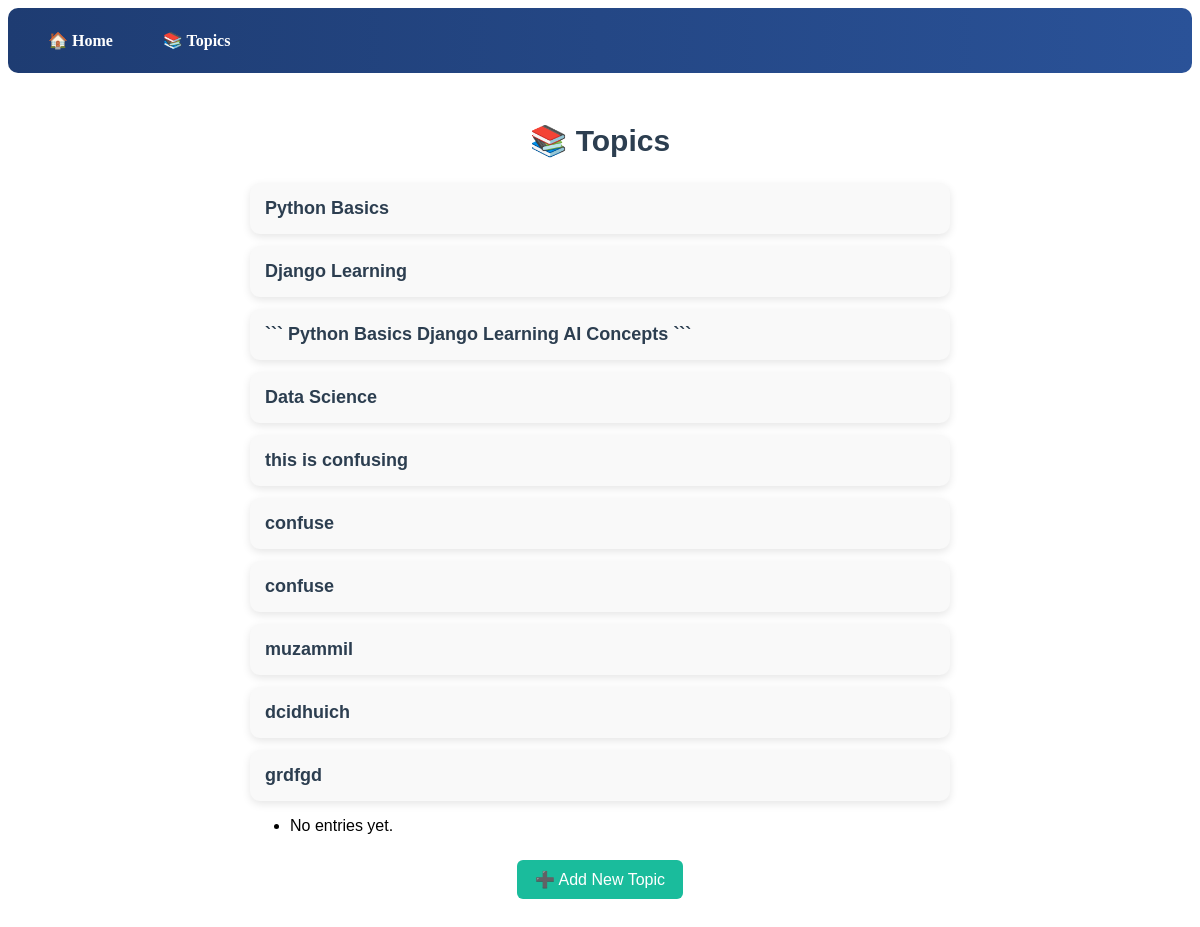
Page /topics/ on the committed database.
### learning_logs/models.py (models this page shows, shortened)
class Topic(models.Model):
    text = models.CharField(max_length=200)
    date_added = models.DateTimeField(auto_now_add=True)

### learning_logs/views.py (the view)
# urls.py: path('topics/', views.topics, name='topics'),
def topics(request):
    topics = Topic.objects.order_by('date_added')
    context = {'topics': topics}
    return render(request, 'learning_logs/topics.html', context)

### learning_logs/models.py (called while the page is built)
    def __str__(self):
        return self.text

### learning_logs/templates/learning_logs/topics.html (shortened to what this page needs)
{% extends 'learning_logs/base.html' %}
{% block content %}
<div class="topics-container">
    <h2 class="topics-title">📚 Topics</h2>
    <ul class="topic-list">
        {% for topic in topics %}
            <li class="topic-item">
                <a href="{% url 'learning_logs:topic' topic.id %}" class="topic-link">
                    {{ topic }}
                </a>
            </li>
        {% empty %}
            <li class="empty-text">No topics have been added yet.</li>
        {% endfor %}
    </ul>
<ul>
  {% for entry in entries %}
    <li>
      <p>{{ entry.date_added|date:'M d, Y H:i' }} -
         {{ entry.text|linebreaks }}</p>
      <p><a href="{% url 'learning_logs:edit_entry' entry.id %}">Edit entry</a></p>
    </li>
  {% empty %}
    <li>No entries yet.</li>
  {% endfor %}
</ul>
    <a href="{% url 'learning_logs:new_topic' %}" class="add-btn">
        ➕ Add New Topic
    </a>
</div>
{% endblock %}

### learning_logs/templates/learning_logs/base.html (shortened to what this page needs)
<nav>
    <a href="{% url 'learning_logs:index' %}">🏠 Home</a>
    <a href="{% url 'learning_logs:topics' %}">📚 Topics</a>
</nav>
{% block content %}{% endblock content %}

### learning_logs/templates/learning_logs/base.html (style rules this page uses)
nav { background: linear-gradient(90deg, #1e3c72, #2a5298); padding: 15px 25px; border-radius: 10px; display: flex; gap: 20px; }
nav a { color: white; text-decoration: none; font-weight: 600; padding: 8px 15px; border-radius: 6px; transition: 0.3s; }

### learning_logs/templates/learning_logs/topics.html (style rules this page uses)
.topics-container { max-width: 700px; margin: 50px auto; font-family: Arial, sans-serif; }
.topics-title { text-align: center; font-size: 30px; color: #2c3e50; margin-bottom: 25px; }
.topic-list { list-style: none; padding: 0; }
.topic-item { background: #f9f9f9; padding: 15px; margin-bottom: 12px; border-radius: 10px; box-shadow: 0 3px 8px rgba(0,0,0,0.1); transition: 0.3s; }
.topic-link { text-decoration: none; color: #2c3e50; font-weight: bold; font-size: 18px; display: block; }
.add-btn { display: block; width: fit-content; margin: 25px auto; padding: 10px 18px; background-color: #1abc9c; color: white; text-decoration: none; border-radius: 6px; font-size: 16px; transition: 0.3s; }

### rows in the picture
Topic: text "Python Basics"
Topic: text "Django Learning"
Topic: text "``` Python Basics Django Learning AI Concepts ```"
Topic: text "Data Science"
Topic: text "this is confusing"
Topic: text "confuse"
Topic: text "confuse"
Topic: text "muzammil"
Topic: text "dcidhuich"
Topic: text "grdfgd"
